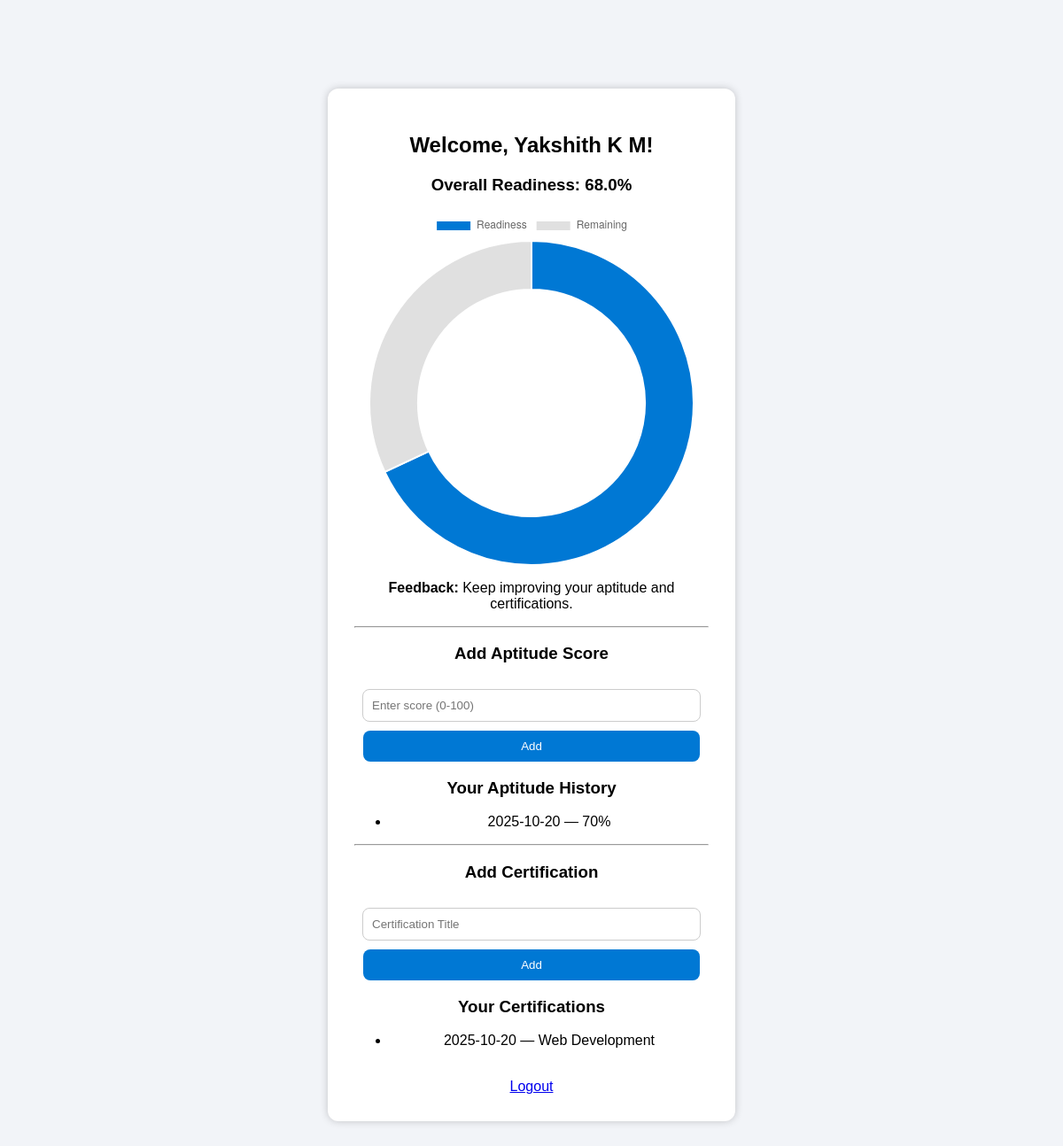
The app's page /dashboard (signed in) with its own data.
### tables this page shows
CREATE TABLE aptitude
                 (id INTEGER PRIMARY KEY AUTOINCREMENT,
                  user_id INTEGER,
                  score INTEGER,
                  test_date TEXT);

CREATE TABLE certifications
                 (id INTEGER PRIMARY KEY AUTOINCREMENT,
                  user_id INTEGER,
                  title TEXT,
                  date TEXT);

### app.py (the view)
@app.route('/dashboard', methods=['GET', 'POST'])
def dashboard():
    if 'user_id' not in session:
        return redirect(url_for('login'))
    user_id = session['user_id']
    conn = sqlite3.connect('database.db')
    c = conn.cursor()
    c.execute("SELECT score, test_date FROM aptitude WHERE user_id=?", (user_id,))
    aptitude_data = c.fetchall()
    c.execute("SELECT title, date FROM certifications WHERE user_id=?", (user_id,))
    cert_data = c.fetchall()
    conn.close()
    readiness, feedback = calculate_readiness(user_id)
    return render_template('dashboard.html',
                           user=session['user_name'],
                           aptitude_data=aptitude_data,
                           cert_data=cert_data,
                           readiness=readiness,
                           feedback=feedback)

### app.py (called while the page is built)
def calculate_readiness(user_id):
    conn = sqlite3.connect('database.db')
    c = conn.cursor()
    c.execute("SELECT AVG(score) FROM aptitude WHERE user_id=?", (user_id,))
    aptitude_score = c.fetchone()[0] or 0
    c.execute("SELECT COUNT(*) FROM certifications WHERE user_id=?", (user_id,))
    cert_count = c.fetchone()[0] or 0
    resume_score = 75  # Placeholder for now
    total = (resume_score * 0.4) + (aptitude_score * 0.4) + (cert_count * 10)
    feedback = "Excellent readiness!" if total >= 85 else "Keep improving your aptitude and certifications."
    conn.close()
    return round(total, 2), feedback

### templates/dashboard.html (shortened to what this page needs)
<!DOCTYPE html>
<html>
<head>
    <link rel="stylesheet" href="{{ url_for('static', filename='style.css') }}">
</head>
<body>
<div class="container">
    <h2>Welcome, {{ user }}!</h2>
    <h3>Overall Readiness: {{ readiness }}%</h3>
    <canvas id="readinessChart" width="300" height="300"></canvas>
    <p><b>Feedback:</b> {{ feedback }}</p>
    <hr>
    <h3>Add Aptitude Score</h3>
    <form method="POST" action="/add_aptitude">
        <input type="number" name="score" placeholder="Enter score (0-100)" required>
        <button type="submit">Add</button>
    </form>
    <h3>Your Aptitude History</h3>
    <ul>
        {% for score, date in aptitude_data %}
        <li>{{ date }} — {{ score }}%</li>
        {% endfor %}
    </ul>
    <hr>
    <h3>Add Certification</h3>
    <form method="POST" action="/add_certification">
        <input type="text" name="title" placeholder="Certification Title" required>
        <button type="submit">Add</button>
    </form>
    <h3>Your Certifications</h3>
    <ul>
        {% for title, date in cert_data %}
        <li>{{ date }} — {{ title }}</li>
        {% endfor %}
    </ul>
    <br><a href="{{ url_for('logout') }}">Logout</a>
</div>
<script>
var ctx = document.getElementById('readinessChart');
var chart = new Chart(ctx, {
    type: 'doughnut',
    data: {
        labels: ['Readiness', 'Remaining'],
        datasets: [{
            data: [{{ readiness }}, 100 - {{ readiness }}],
            backgroundColor: ['#0078d4', '#e0e0e0']
        }]
    },
    options: { cutout: '70%' }
});
</script>
</body>
</html>

### static/style.css (style rules this page uses)
body { font-family: Arial, sans-serif; background-color: #f2f4f8; text-align: center; }
.container { background: white; width: 400px; padding: 30px; margin: 100px auto; border-radius: 12px; box-shadow: 0 0 10px rgba(0,0,0,0.2); }
input { width: 90%; padding: 10px; margin: 10px 0; border: 1px solid #ccc; border-radius: 8px; }
button { width: 95%; padding: 10px; background: #0078d4; color: white; border: none; border-radius: 8px; cursor: pointer; }

### records on screen
aptitude: test_date "2025-10-20", score "70"
certifications: date "2025-10-20", title "Web Development"

### other values on screen
{{ user }} "Yakshith K M"
{{ readiness }} "68.0"
{{ feedback }} "Keep improving your aptitude and certifications."
chart data {{ readiness }} 68.0
